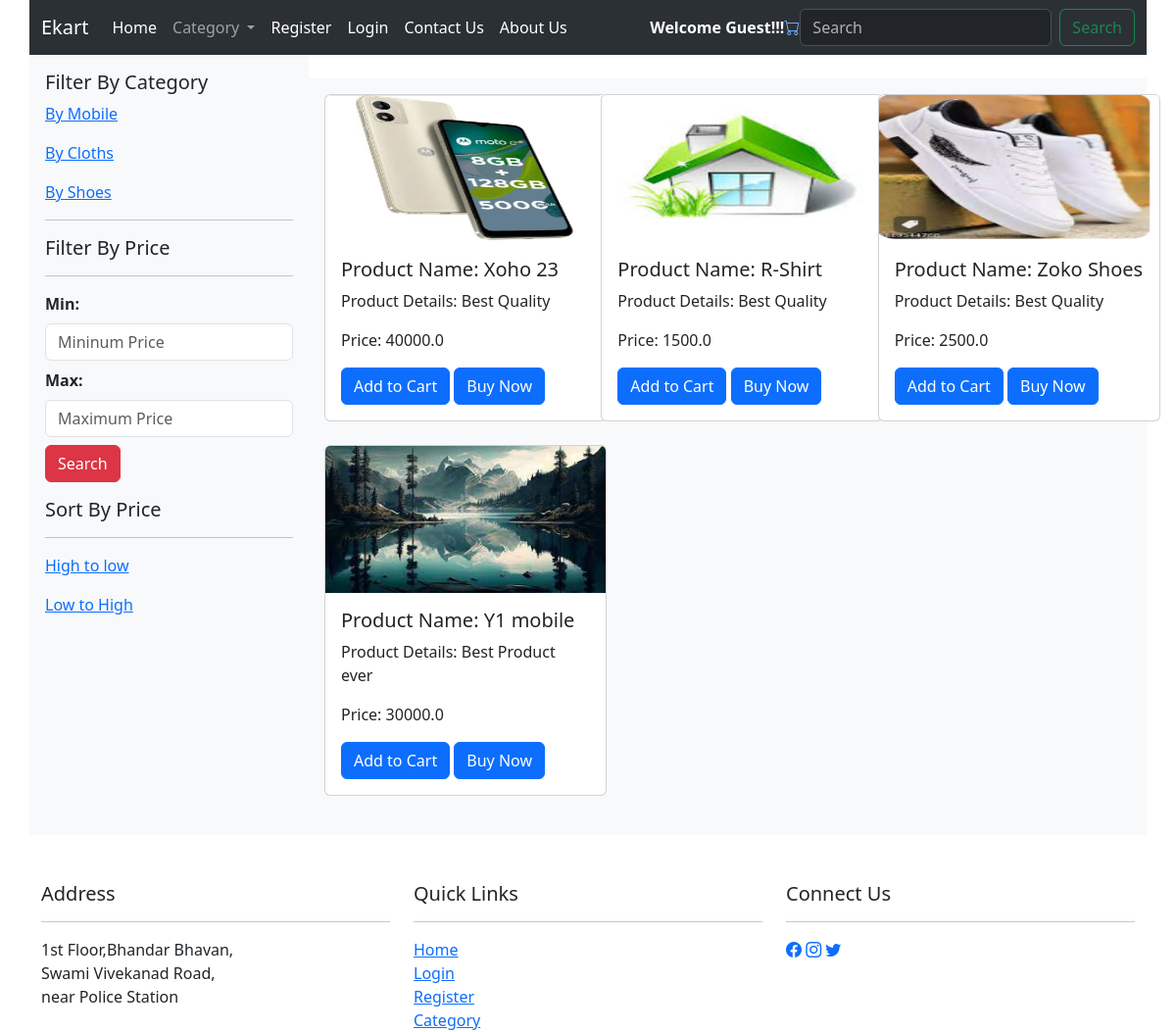
The page / on the database its author committed.
### ecommapp/models.py (models this page shows)
class Product(models.Model):
    userid = models.ForeignKey(User, on_delete=models.CASCADE, null=True, blank=True)
    product_id = models.IntegerField(primary_key=True)
    product_name = models.CharField(max_length=55)
    type = (("Mobile", "Mobile"), ("Cloths", "Cloths"), ("Shoes", "Shoes"))
    category = models.CharField(max_length=50, choices=type, default="")
    desc = models.TextField(max_length=100)
    price = models.FloatField()
    image = models.ImageField(upload_to="pics")
    objects = models.Manager()
    prod = CustomManager()

### ecommapp/views.py (the view)
# urls.py: path("", views.index, name="index"),
def index(req):
    username = req.user.username
    allproducts = Product.objects.all()
    context = {"username": username, "allproducts": allproducts}
    return render(req, "index.html", context)

### templates/index.html (shortened to what this page needs)
{% include 'header.html' %}
<div class="container">
    <div class="row">
        <div class="col-md-3 bg-light p-3">
        <h5>Filter By Category</h5>
            <p><a href="{% url 'mobilelistview' %}">By Mobile</a></p>
            <p><a href="{% url 'clothslistview' %}">By Cloths</a></p>
            <p><a href="{% url 'shoeslistview' %}">By Shoes</a></p>
            <hr>
            <h5>Filter By Price</h5>
            <hr>
            <form method="post" action="{% url 'range_view' %}">
                <div class="mb-2">
                    <label class="form-label"><strong>Min:</strong></label>
                    <input type="number"  class="form-control"  name="min" placeholder="Mininum Price">
                </div>
                <div class="mb-2">
                    <label class="form-label"><strong>Max:</strong></label>
                    <input type="number" class="form-control"  name="max" placeholder="Maximum Price">
                </div>
                <div class="mb-2">
                    <input type="submit" class="btn btn-danger" value="Search">
                </div>
            </form>
            <h5 class="mt-3">Sort By Price</h5>
            <hr>
            <p><a href="{% url 'allsortedorderview' %}?sort=high_to_low">High to low</a></p>
            <p><a href="{% url 'allsortedorderview' %}?sort=low_to_high">Low to High</a></p>
        </div>
        <div class="col-md-9 mt-4 bg-light p-3">
            <div class="row">
                {%  for item in allproducts %}
                <div class="col-md-4 mb-4">
                        <div class="card" style="width: 18rem;">
                        <img src="{{item.image.url}}" class="card-img-top" alt="{{item.product_name}}" width="50px" height="150px">
                        <div class="card-body">
                          <h5 class="card-title">Product Name: {{item.product_name}}</h5>
                          <p class="card-text">Product Details: {{item.desc}}</p>
                          <p class="card-text">Price: {{item.price}}</p>
                          <a href="/addtocart/{{item.product_id}}" class="btn btn-primary">Add to Cart</a>
                          <a href="/addtocart/{{item.product_id}}" class="btn btn-primary">Buy Now</a>
                        </div>
                      </div>
                </div>
                {% endfor %}
            </div>
        </div>
    </div>
</div>
{% include 'footer.html' %}

### templates/header.html (shortened to what this page needs)
<!doctype html>
<html lang="en">
  <head>
    <link href="https://cdn.jsdelivr.net/npm/bootstrap@5.3.2/dist/css/bootstrap.min.css" rel="stylesheet">
  </head>
  <body>
    <div class="container">
    <div class="row">
    <nav class="navbar navbar-expand-lg bg-body-tertiary" data-bs-theme="dark">
        <div class="container-fluid">
          <a class="navbar-brand" href="#">Ekart</a>
          <div class="collapse navbar-collapse" id="navbarSupportedContent">
            <ul class="navbar-nav me-auto mb-2 mb-lg-0">
              <li class="nav-item">
                <a class="nav-link active" aria-current="page" href="{% url 'index' %}">Home</a>
              </li>
              <li class="nav-item dropdown">
                <a class="nav-link dropdown-toggle" href="#" role="button" data-bs-toggle="dropdown" aria-expanded="false">
                  Category
                </a>
              </li>
              {% if user.is_authenticated %}
              <li class="nav-item">
                <a class="nav-link active" aria-disabled="true" href="{% url 'showorders' %}">My Orders</a>
              </li>
              <li class="nav-item">
                <a class="nav-link active" aria-current="page" href="{% url 'registerproduct' %}">Become Seller</a>
              </li>
              <li class="nav-item">
                <a class="nav-link active" aria-current="page" href="{% url 'viewregisterproduct' %}">My Product</a>
              </li>
              <li class="nav-item">
                <a class="nav-link active" aria-disabled="true" href="{% url 'userlogout' %}">Logout</a>
              </li>
              {% else %}
              <li class="nav-item">
                <a class="nav-link active" aria-current="page" href="{% url 'registeruser' %}">Register</a>
              </li>
              <li class="nav-item">
                <a class="nav-link active" aria-current="page" href="{% url 'loginuser' %}">Login</a>
              </li>
              {% endif %}
              <li class="nav-item">
                <a class="nav-link active" aria-current="page" href="{% url 'contactus' %}">Contact Us</a>
              </li>
              <li class="nav-item">
                <a class="nav-link active" aria-current="page" href="{% url 'aboutus' %}">About Us</a>
              </li>
            </ul>
            {% if username %}
            <strong style="color: white;">Welcome {{username}}!!!</strong>
            {% else %}
            <strong style="color: white;">Welcome Guest!!!</strong>
            {% endif %}
            <a href="{% url 'cart' %}"><i class="bi bi-cart"></i></a>
            <form   method="get" action="{% url 'searchproduct' %}" class="d-flex" role="search">
              <input class="form-control me-2" name="q" value="{{query}}" type="search" placeholder="Search" aria-label="Search">
              <button class="btn btn-outline-success" type="submit">Search</button>
            </form>
          </div>
        </div>
      </nav>
    </div>
    </div>
  </body>
</html>

### templates/footer.html (shortened to what this page needs)
<!doctype html>
<html lang="en">
  <head>
    <link href="https://cdn.jsdelivr.net/npm/bootstrap@5.3.2/dist/css/bootstrap.min.css" rel="stylesheet">
    <link rel="stylesheet" href="https://cdn.jsdelivr.net/npm/bootstrap-icons@1.11.2/font/bootstrap-icons.min.css">
  </head>
  <body>
    <div class="container mt-5">
        <div class="row">
          <div class="col-md-4 ">
            <h5>Address</h5>
            <hr>
            1st Floor,Bhandar Bhavan,<br>
            Swami Vivekanad Road,<br>
            near Police Station
          </div>
          <div class="col-md-4">
            <h5>Quick Links</h5>
            <hr>
            <a href="{% url 'index' %}">Home</a><br>
            <a href="{% url 'loginuser' %}">Login</a><br>
            <a href="{% url 'registeruser' %}">Register</a><br>
            <a href="#">Category</a>
          </div>
          <div class="col-md-4">
            <h5>Connect Us</h5>
            <hr>
            <a href="https://www.facebook.com"><i class="bi bi-facebook"></i></a>
            <a href="https://www.instagram.com"><i class="bi bi-instagram"></i></a>
            <a href="https://www.twitter.com"><i class="bi bi-twitter"></i></a>
          </div>
        </div>
    </div>
  </body>
</html>

### rows shown on the page
Product: image (picture), product_name "Xoho 23", desc "Best Quality", price "40000.0"
Product: image (picture), product_name "R-Shirt", desc "Best Quality", price "1500.0"
Product: image (picture), product_name "Zoko Shoes", desc "Best Quality", price "2500.0"
Product: image (picture), product_name "Y1 mobile", desc "Best Product ever", price "30000.0"
